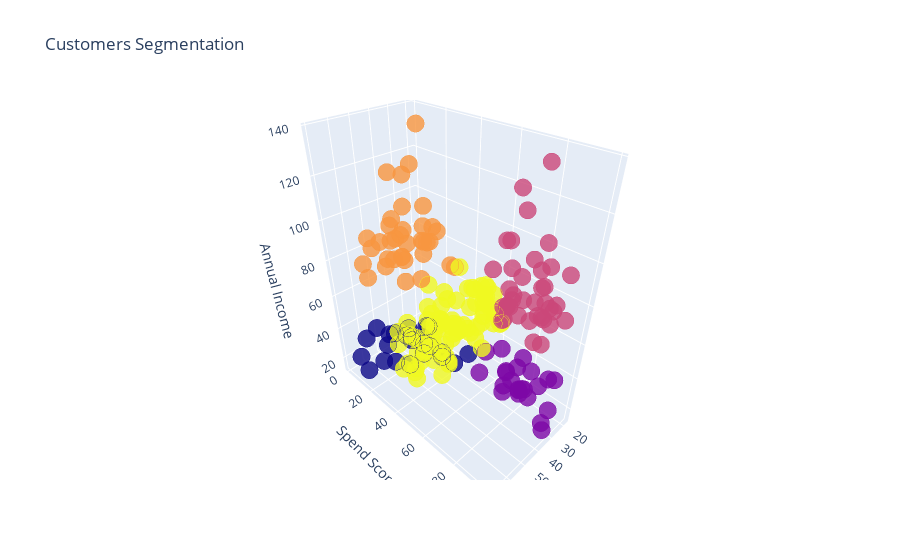

Write notebook code for a chart like this one.
### Code cell
import plotly.graph_objs as go
import plotly as py
py.offline.init_notebook_mode(connected = True)
df3['cluster_id'] =  k_means3.labels_
trace1 = go.Scatter3d(
    x = df3['Age'],
    y = df3['Spend_Score'],
    z = df3['Annual_Income'],
    mode ='markers',
    marker = dict(color = df3['cluster_id'], size = 6, line = dict(color= df3['cluster_id'], width= 12), opacity = 0.8)) 
data = [trace1]
layout = go.Layout(title= 'Customers Segmentation', scene = dict(xaxis = dict(title  = 'Age'), yaxis = dict(title  = 'Spend Score'), zaxis = dict(title  = 'Annual Income')))
fig = go.Figure(data = data, layout=layout)
py.offline.iplot(fig)
plt.show();

### Figure 1 — Plotly figure (JSON) as saved in the notebook; plotly's stock layout.template omitted (floating-point values rounded to 4 significant figures; data arrays with more than 128 entries replaced by an {"elided": "..."} marker saying what was removed)
{"data": [{"marker": {"color": {"elided": "200 int values"}, "line": {"color": {"elided": "200 int values"}, "width": 12}, "opacity": 0.8, "size": 6}, "mode": "markers", "type": "scatter3d", "x": {"elided": "200 int values"}, "y": {"elided": "200 int values"}, "z": {"elided": "200 int values"}}], "layout": {"scene": {"xaxis": {"title": {"text": "Age"}}, "yaxis": {"title": {"text": "Spend Score"}}, "zaxis": {"title": {"text": "Annual Income"}}}, "title": {"text": "Customers Segmentation"}}}
